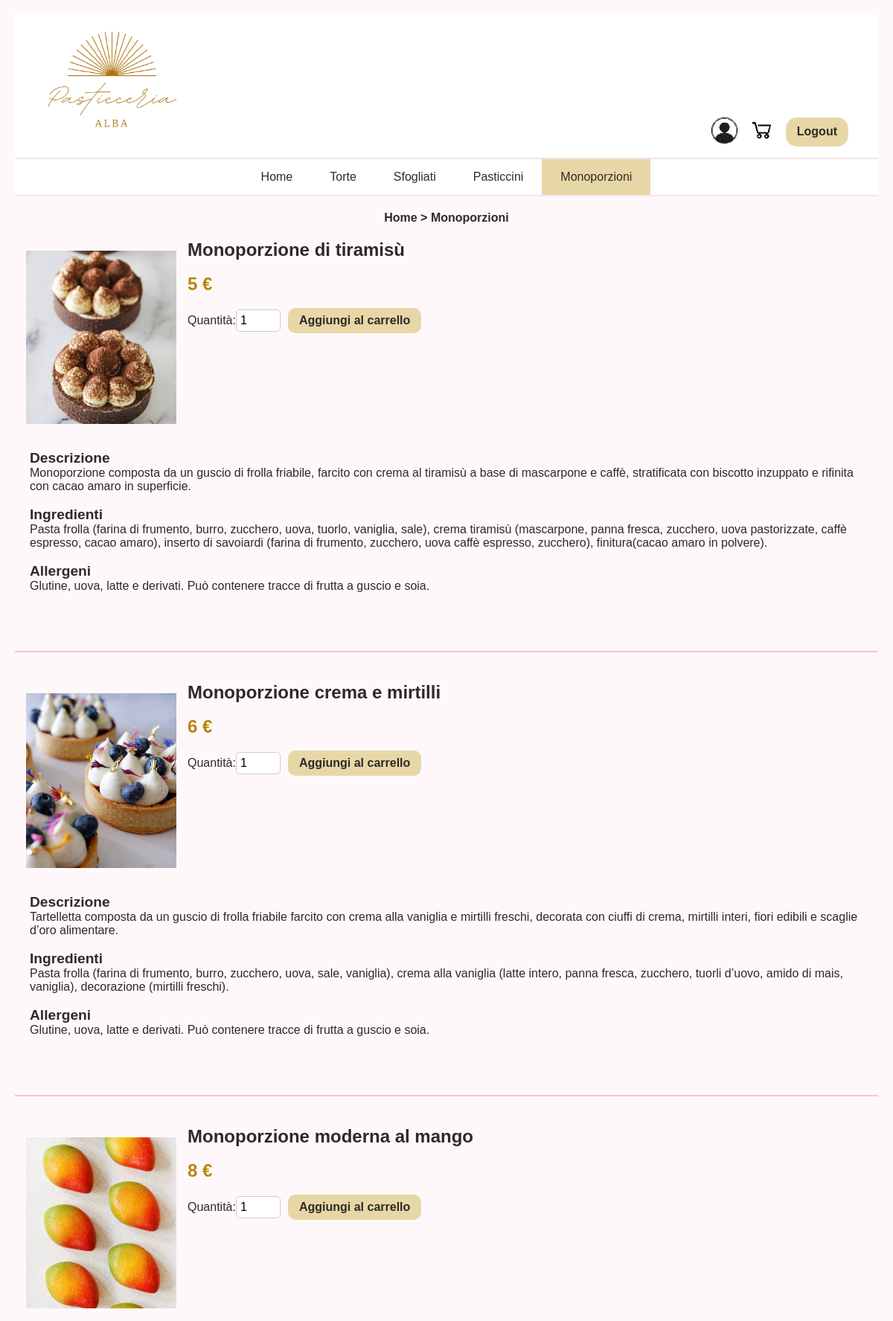
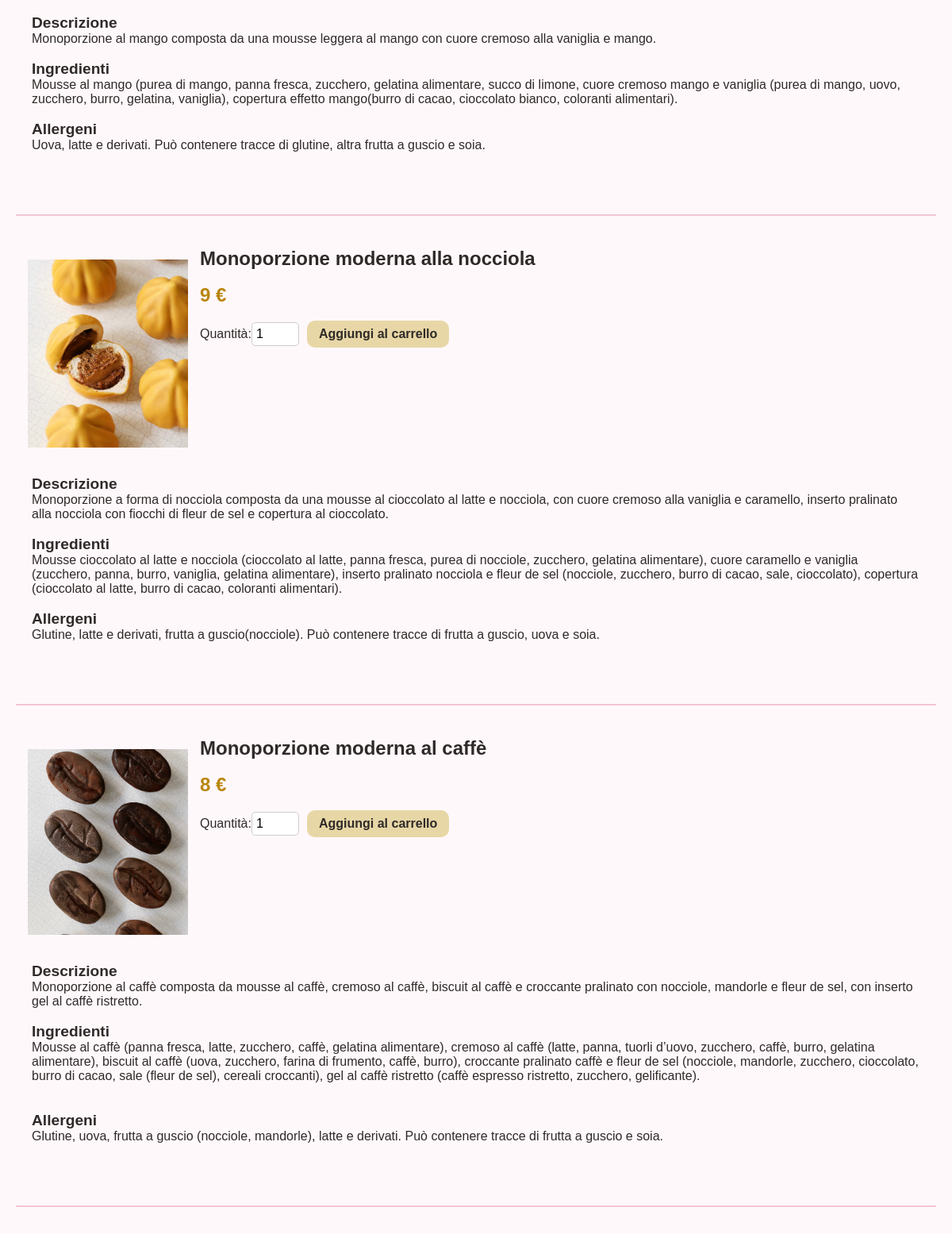
The page /bozzaprogetto/monoporzioni.php (signed in, upper part) on the database its author committed (2 pictures, top to bottom).
### tables this page shows
CREATE TABLE `prodotti` (
  `id` int(11) NOT NULL,
  `nome` text NOT NULL,
  `categoria` text NOT NULL,
  `prezzo` double NOT NULL,
  `disponibilita` int(11) NOT NULL,
  `descrizione` varchar(300) NOT NULL,
  `ingredienti` varchar(500) NOT NULL,
  `allergeni` varchar(300) NOT NULL,
  `immagine` varchar(255) NOT NULL
);

### bozzaprogetto/monoporzioni.php (the view, shortened to what this page needs)
<!DOCTYPE html>
<html lang="it">
<head>
    <link rel="stylesheet" href="style.css">
</head>
<body>
<header>
    <a href="index.php" title="Home Pasticceria Alba">
        <img src="immagini/logo2.jpg" alt="Pasticceria Alba" id="logo">
    </a>
    <div class="header-icons">
      <a href="profilo.php">
        <img src="immagini/login.gif" class="icone" alt="Profilo">
      </a>
    <a href="carrello.php" title="Prenotazioni">
        <img src="immagini/carrello.gif" class="icone" alt="Prenotazioni">
    </a>
    <a href="logout.php"> Logout </a>
</div>
</header>
<nav>
    <ul>
        <li class="menu"><a href="index.php" title="Home Pasticceria Alba">Home</a></li>
        <li class="menu"><a href="torte.php" title="Prodotti: torte">Torte</a></li>
        <li class="menu"><a href="sfogliati.php" title="Prodotti: sfogliati">Sfogliati</a></li>
        <li class="menu"><a href="pasticcini.php" title="Prodotti: pasticcini">Pasticcini</a></li>
        <li class="menu" id="monoporzioni"><a href="monoporzioni.php" title="Prodotti: monoporzioni">Monoporzioni</a></li>
    </ul>
</nav>
<p class="percorso"> Home > Monoporzioni </p>
<section>
  <?php
  $connessione=connetti();
  $q="SELECT *
      FROM prodotti
      WHERE categoria='Monoporzioni'";
  $risposta=mysqli_query($connessione, $q);
  foreach($risposta as $riga){
    $nome=$riga["nome"];
    $prezzo=$riga["prezzo"];
    $descrizione=$riga["descrizione"];
    $ingredienti=$riga["ingredienti"];
    $allergeni=$riga["allergeni"];
    $immagine=$riga["immagine"];
    echo "<img src= 'immagini/$immagine' class='prodotti'>";
echo "<div class='float'>";
    echo "<h2> $nome </h2>";
    echo "<br>";
    echo "<p class='prezzi'> $prezzo €</p>";
    echo "<br>";
    echo "<form action='aggiungi_carrello.php' method='post'>";
    echo "<label>Quantità:</label>";
    echo "<input type='number' name='quantita' value='1' min='1' max='10'>";
    echo "<input type='submit' value='Aggiungi al carrello'>";
    echo "</form>";
echo "</div>";
echo "<div class='clear'>";
  echo "<h3>Descrizione</h3>";
  echo "<p> $descrizione </p><br>";
  echo "<h3>Ingredienti</h3>";
  echo "<p> $ingredienti</p> <br>";
  echo "<h3> Allergeni </h3>";
  echo "<p> $allergeni</p><br>";
echo "</div>";
echo "<hr>";
};
?>
</section>
</body>
</html>

### bozzaprogetto/style.css (style rules this page uses)
* { font-family: Arial, sans-serif; font-size: 16px; margin: 0; padding: 0; box-sizing: border-box; }
body { margin:0; padding: 20px; background-color: #FFF8FB; color: #2E2A28; }
header { background-color: #FFFFFF; padding: 15px 40px; display: flex; justify-content: space-between; align-items: flex-end; border-bottom: 1px solid #F3E6EB; min-height: 90px; }
#logo { width: 180px; height: auto; object-fit: contain; }
.header-icons { display:flex; align-item:center; gap:15px; }
.icone { width: 35px; height: 35px; object-fit: contain; cursor:pointer; }
a[href="logout.php"] { background-color: #E8D7A6; padding: 10px 15px; border-radius: 15px; text-decoration: none; color: #2E2A28; font-size: 16px; font-weight: bold; }
nav { background-color: #FFFFFF; border-top: 1px solid #F3E6EB; border-bottom: 2px solid #F3E6EB; display: flex; justify-content: center; }
nav ul { list-style: none; display: flex; margin: 0; padding: 0; }
#home, #torte, #sfogliati, #pasticcini, #monoporzioni { background-color: #E8D7A6; }
.menu { padding: 15px 25px; }
.menu a { position: relative; }
.menu a { text-decoration: none; color: #2E2A28; font-weight: 500; }
.percorso { padding: 20px; font-size: 1em; text-align: center; font-weight: bold; }
a { text-decoration: none; color: inherit; }
h2 { font-size: 1.5em; }
h3 { font-size: 1.2em; }
.prodotti { width: 20%; padding: 15px; float: left; }
.float { float: left; }
.clear { clear: left; padding: 20px; }
.prezzi { font-size: 1.5em; font-weight: bold; color: #B8860B; }
input[type=number] { margin-right: 10px; padding: 5px; width: 60px; border: 1px solid #ccc; border-radius: 5px; }
input[type=submit] { padding: 8px 15px; background-color: #E8D7A6; border: none; border-radius: 10px; color: #2E2A28; cursor: pointer; font-weight: bold; }
hr { border: 0; height: 2px; background-color: #f2c6d4; margin: 40px 0; }

### rows shown on the page
prodotti: immagine (picture), nome "Monoporzione di tiramisù", prezzo "5", descrizione "Monoporzione composta da un guscio di frolla friabile, farcito con crema al tiramisù a base di mascarpone e caffè, stratificata con biscotto inzuppato e rifinita con cacao amaro in superficie.", ingredienti "Pasta frolla (farina di frumento, burro, zucchero, uova, tuorlo, vaniglia, sale), crema tiramisù (mascarpone, panna fresca, zucchero, uova pastorizzate, caffè espresso, cacao amaro), inserto di savoiardi (farina di frumento, zucchero, uova caffè espresso, zucchero), finitura(cacao amaro in polvere).", allergeni "Glutine, uova, latte e derivati. Può contenere tracce di frutta a guscio e soia."
prodotti: immagine (picture), nome "Monoporzione crema e mirtilli", prezzo "6", descrizione "Tartelletta composta da un guscio di frolla friabile farcito con crema alla vaniglia e mirtilli freschi, decorata con ciuffi di crema, mirtilli interi, fiori edibili e scaglie d’oro alimentare.", ingredienti "Pasta frolla (farina di frumento, burro, zucchero, uova, sale, vaniglia), crema alla vaniglia (latte intero, panna fresca, zucchero, tuorli d’uovo, amido di mais, vaniglia), decorazione (mirtilli freschi).", allergeni "Glutine, uova, latte e derivati. Può contenere tracce di frutta a guscio e soia."
prodotti: immagine (picture), nome "Monoporzione moderna al mango", prezzo "8", descrizione "Monoporzione al mango composta da una mousse leggera al mango con cuore cremoso alla vaniglia e mango.", ingredienti "Mousse al mango (purea di mango, panna fresca, zucchero, gelatina alimentare, succo di limone, cuore cremoso mango e vaniglia (purea di mango, uovo, zucchero, burro, gelatina, vaniglia), copertura effetto mango(burro di cacao, cioccolato bianco, coloranti alimentari).", allergeni "Uova, latte e derivati. Può contenere tracce di glutine, altra frutta a guscio e soia."
prodotti: immagine (picture), nome "Monoporzione moderna alla nocciola", prezzo "9", descrizione "Monoporzione a forma di nocciola composta da una mousse al cioccolato al latte e nocciola, con cuore cremoso alla vaniglia e caramello, inserto pralinato alla nocciola con fiocchi di fleur de sel e copertura al cioccolato.", ingredienti "Mousse cioccolato al latte e nocciola (cioccolato al latte, panna fresca, purea di nocciole, zucchero, gelatina alimentare), cuore caramello e vaniglia (zucchero, panna, burro, vaniglia, gelatina alimentare), inserto pralinato nocciola e fleur de sel (nocciole, zucchero, burro di cacao, sale, cioccolato), copertura (cioccolato al latte, burro di cacao, coloranti alimentari).", allergeni "Glutine, latte e derivati, frutta a guscio(nocciole). Può contenere tracce di frutta a guscio, uova e soia."
prodotti: immagine (picture), nome "Monoporzione moderna al caffè", prezzo "8", descrizione "Monoporzione al caffè composta da mousse al caffè, cremoso al caffè, biscuit al caffè e croccante pralinato con nocciole, mandorle e fleur de sel, con inserto gel al caffè ristretto.", ingredienti "Mousse al caffè (panna fresca, latte, zucchero, caffè, gelatina alimentare), cremoso al caffè (latte, panna, tuorli d’uovo, zucchero, caffè, burro, gelatina alimentare), biscuit al caffè (uova, zucchero, farina di frumento, caffè, burro), croccante pralinato caffè e fleur de sel (nocciole, mandorle, zucchero, cioccolato, burro di cacao, sale (fleur de sel), cereali croccanti), gel al caffè ristretto (caffè espresso ristretto, zucchero, gelificante).", allergeni "Glutine, uova, frutta a guscio (nocciole, mandorle), latte e derivati. Può contenere tracce di frutta a guscio e soia."
